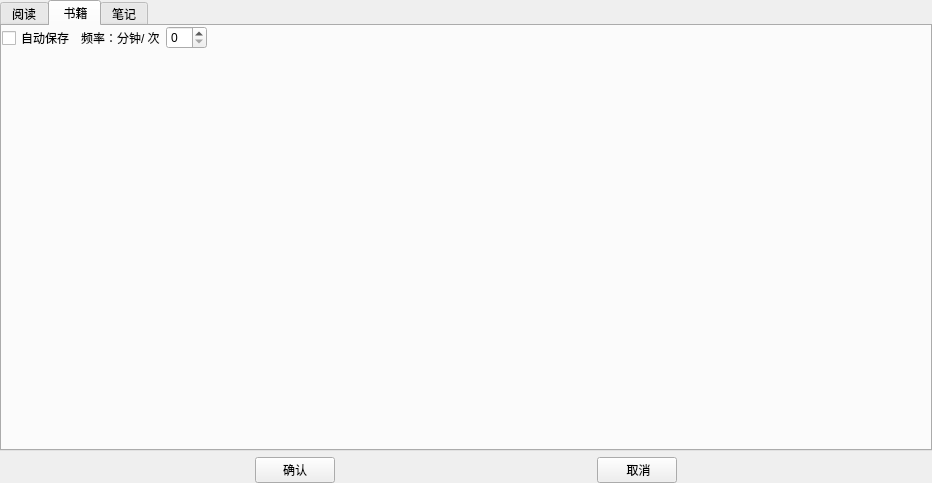
<?xml version="1.0" encoding="UTF-8"?>
<ui version="4.0">
 <class>Setting_Dialog</class>
 <widget class="QDialog" name="Setting_Dialog">
  <property name="geometry">
   <rect>
    <x>0</x>
    <y>0</y>
    <width>932</width>
    <height>483</height>
   </rect>
  </property>
  <property name="windowTitle">
   <string>Dialog</string>
  </property>
  <layout class="QVBoxLayout" name="verticalLayout">
   <property name="leftMargin">
    <number>0</number>
   </property>
   <property name="topMargin">
    <number>0</number>
   </property>
   <property name="rightMargin">
    <number>0</number>
   </property>
   <property name="bottomMargin">
    <number>0</number>
   </property>
   <item>
    <widget class="QTabWidget" name="tabWidget">
     <property name="currentIndex">
      <number>1</number>
     </property>
     <widget class="QWidget" name="tab_3">
      <attribute name="title">
       <string>阅读</string>
      </attribute>
      <layout class="QVBoxLayout" name="verticalLayout_2">
       <property name="leftMargin">
        <number>0</number>
       </property>
       <property name="topMargin">
        <number>0</number>
       </property>
       <property name="rightMargin">
        <number>0</number>
       </property>
       <property name="bottomMargin">
        <number>0</number>
       </property>
       <item>
        <layout class="QHBoxLayout" name="horizontalLayout_8">
         <item>
          <widget class="QGroupBox" name="groupBox">
           <property name="title">
            <string> 显示</string>
           </property>
           <layout class="QHBoxLayout" name="horizontalLayout_4">
            <property name="leftMargin">
             <number>0</number>
            </property>
            <property name="topMargin">
             <number>0</number>
            </property>
            <property name="rightMargin">
             <number>0</number>
            </property>
            <property name="bottomMargin">
             <number>0</number>
            </property>
            <item>
             <widget class="QRadioButton" name="day_mode">
              <property name="text">
               <string>日间</string>
              </property>
             </widget>
            </item>
            <item>
             <widget class="QRadioButton" name="night_mode">
              <property name="text">
               <string>夜间</string>
              </property>
             </widget>
            </item>
           </layout>
          </widget>
         </item>
         <item>
          <spacer name="horizontalSpacer_4">
           <property name="orientation">
            <enum>Qt::Horizontal</enum>
           </property>
           <property name="sizeHint" stdset="0">
            <size>
             <width>40</width>
             <height>20</height>
            </size>
           </property>
          </spacer>
         </item>
        </layout>
       </item>
       <item>
        <layout class="QHBoxLayout" name="horizontalLayout_9">
         <item>
          <widget class="QGroupBox" name="groupBox_2">
           <property name="title">
            <string> 读写</string>
           </property>
           <layout class="QHBoxLayout" name="horizontalLayout_5">
            <property name="leftMargin">
             <number>0</number>
            </property>
            <property name="topMargin">
             <number>0</number>
            </property>
            <property name="rightMargin">
             <number>0</number>
            </property>
            <property name="bottomMargin">
             <number>0</number>
            </property>
            <item>
             <widget class="QRadioButton" name="reading_mode">
              <property name="text">
               <string>阅读模式</string>
              </property>
             </widget>
            </item>
            <item>
             <widget class="QRadioButton" name="editing_mode">
              <property name="text">
               <string>编辑模式</string>
              </property>
             </widget>
            </item>
           </layout>
          </widget>
         </item>
         <item>
          <spacer name="horizontalSpacer_5">
           <property name="orientation">
            <enum>Qt::Horizontal</enum>
           </property>
           <property name="sizeHint" stdset="0">
            <size>
             <width>40</width>
             <height>20</height>
            </size>
           </property>
          </spacer>
         </item>
        </layout>
       </item>
       <item>
        <layout class="QHBoxLayout" name="horizontalLayout_10">
         <item>
          <layout class="QFormLayout" name="formLayout">
           <item row="0" column="0">
            <widget class="QLabel" name="Label">
             <property name="text">
              <string>边距</string>
             </property>
            </widget>
           </item>
           <item row="0" column="1">
            <widget class="QSpinBox" name="margin"/>
           </item>
           <item row="1" column="0">
            <widget class="QLabel" name="Label_2">
             <property name="text">
              <string>行距</string>
             </property>
            </widget>
           </item>
           <item row="1" column="1">
            <widget class="QSpinBox" name="line_height"/>
           </item>
           <item row="2" column="0">
            <widget class="QLabel" name="Label_3">
             <property name="text">
              <string>字体类型</string>
             </property>
            </widget>
           </item>
           <item row="2" column="1">
            <widget class="QFontComboBox" name="font_type"/>
           </item>
           <item row="3" column="0">
            <widget class="QLabel" name="Label_4">
             <property name="text">
              <string>字体大小</string>
             </property>
            </widget>
           </item>
           <item row="3" column="1">
            <widget class="QSpinBox" name="font_space"/>
           </item>
           <item row="4" column="0">
            <widget class="QLabel" name="label_3">
             <property name="text">
              <string>字体颜色</string>
             </property>
            </widget>
           </item>
           <item row="5" column="0">
            <widget class="QLabel" name="label_4">
             <property name="text">
              <string>背景颜色</string>
             </property>
            </widget>
           </item>
           <item row="4" column="1">
            <layout class="QHBoxLayout" name="horizontalLayout_6">
             <item>
              <widget class="QLineEdit" name="font_color_edit"/>
             </item>
             <item>
              <widget class="QPushButton" name="select_font_color">
               <property name="text">
                <string>选择</string>
               </property>
              </widget>
             </item>
            </layout>
           </item>
           <item row="5" column="1">
            <layout class="QHBoxLayout" name="horizontalLayout_7">
             <item>
              <widget class="QLineEdit" name="background_color_edit"/>
             </item>
             <item>
              <widget class="QPushButton" name="select_background_color">
               <property name="text">
                <string>选择</string>
               </property>
              </widget>
             </item>
            </layout>
           </item>
          </layout>
         </item>
         <item>
          <spacer name="horizontalSpacer_6">
           <property name="orientation">
            <enum>Qt::Horizontal</enum>
           </property>
           <property name="sizeHint" stdset="0">
            <size>
             <width>40</width>
             <height>20</height>
            </size>
           </property>
          </spacer>
         </item>
        </layout>
       </item>
      </layout>
     </widget>
     <widget class="QWidget" name="tab">
      <attribute name="title">
       <string> 书籍</string>
      </attribute>
      <layout class="QVBoxLayout" name="verticalLayout_4">
       <property name="leftMargin">
        <number>0</number>
       </property>
       <property name="topMargin">
        <number>0</number>
       </property>
       <property name="rightMargin">
        <number>0</number>
       </property>
       <property name="bottomMargin">
        <number>0</number>
       </property>
       <item>
        <layout class="QVBoxLayout" name="verticalLayout_3">
         <item>
          <layout class="QHBoxLayout" name="horizontalLayout_2">
           <item>
            <widget class="QCheckBox" name="auto_save_book">
             <property name="text">
              <string>自动保存</string>
             </property>
            </widget>
           </item>
           <item>
            <widget class="QLabel" name="label">
             <property name="text">
              <string>频率：分钟/ 次</string>
             </property>
            </widget>
           </item>
           <item>
            <widget class="QSpinBox" name="auto_save_book_frequency"/>
           </item>
           <item>
            <spacer name="horizontalSpacer_7">
             <property name="orientation">
              <enum>Qt::Horizontal</enum>
             </property>
             <property name="sizeHint" stdset="0">
              <size>
               <width>40</width>
               <height>20</height>
              </size>
             </property>
            </spacer>
           </item>
          </layout>
         </item>
         <item>
          <spacer name="verticalSpacer">
           <property name="orientation">
            <enum>Qt::Vertical</enum>
           </property>
           <property name="sizeHint" stdset="0">
            <size>
             <width>20</width>
             <height>40</height>
            </size>
           </property>
          </spacer>
         </item>
        </layout>
       </item>
      </layout>
     </widget>
     <widget class="QWidget" name="tab_2">
      <attribute name="title">
       <string>笔记</string>
      </attribute>
      <layout class="QVBoxLayout" name="verticalLayout_6">
       <property name="spacing">
        <number>0</number>
       </property>
       <property name="leftMargin">
        <number>0</number>
       </property>
       <property name="topMargin">
        <number>0</number>
       </property>
       <property name="rightMargin">
        <number>0</number>
       </property>
       <property name="bottomMargin">
        <number>0</number>
       </property>
       <item>
        <layout class="QVBoxLayout" name="verticalLayout_5">
         <item>
          <layout class="QHBoxLayout" name="horizontalLayout_3">
           <item>
            <widget class="QCheckBox" name="auto_save_notes">
             <property name="text">
              <string>自动保存</string>
             </property>
            </widget>
           </item>
           <item>
            <widget class="QLabel" name="label_2">
             <property name="text">
              <string>频率：分钟/ 次</string>
             </property>
            </widget>
           </item>
           <item>
            <widget class="QSpinBox" name="auto_save_notes_frequency"/>
           </item>
           <item>
            <spacer name="horizontalSpacer_8">
             <property name="orientation">
              <enum>Qt::Horizontal</enum>
             </property>
             <property name="sizeHint" stdset="0">
              <size>
               <width>40</width>
               <height>20</height>
              </size>
             </property>
            </spacer>
           </item>
          </layout>
         </item>
         <item>
          <widget class="QCheckBox" name="auto_focus">
           <property name="text">
            <string>阅读时选中文本后自动聚焦到索引编辑</string>
           </property>
          </widget>
         </item>
         <item>
          <spacer name="verticalSpacer_2">
           <property name="orientation">
            <enum>Qt::Vertical</enum>
           </property>
           <property name="sizeHint" stdset="0">
            <size>
             <width>20</width>
             <height>40</height>
            </size>
           </property>
          </spacer>
         </item>
        </layout>
       </item>
      </layout>
     </widget>
    </widget>
   </item>
   <item>
    <layout class="QHBoxLayout" name="horizontalLayout">
     <item>
      <spacer name="horizontalSpacer">
       <property name="orientation">
        <enum>Qt::Horizontal</enum>
       </property>
       <property name="sizeHint" stdset="0">
        <size>
         <width>40</width>
         <height>20</height>
        </size>
       </property>
      </spacer>
     </item>
     <item>
      <widget class="QPushButton" name="btn_ok">
       <property name="text">
        <string>确认</string>
       </property>
      </widget>
     </item>
     <item>
      <spacer name="horizontalSpacer_2">
       <property name="orientation">
        <enum>Qt::Horizontal</enum>
       </property>
       <property name="sizeHint" stdset="0">
        <size>
         <width>40</width>
         <height>20</height>
        </size>
       </property>
      </spacer>
     </item>
     <item>
      <widget class="QPushButton" name="btn_cancel">
       <property name="text">
        <string> 取消</string>
       </property>
      </widget>
     </item>
     <item>
      <spacer name="horizontalSpacer_3">
       <property name="orientation">
        <enum>Qt::Horizontal</enum>
       </property>
       <property name="sizeHint" stdset="0">
        <size>
         <width>40</width>
         <height>20</height>
        </size>
       </property>
      </spacer>
     </item>
    </layout>
   </item>
  </layout>
 </widget>
 <resources/>
 <connections/>
</ui>
